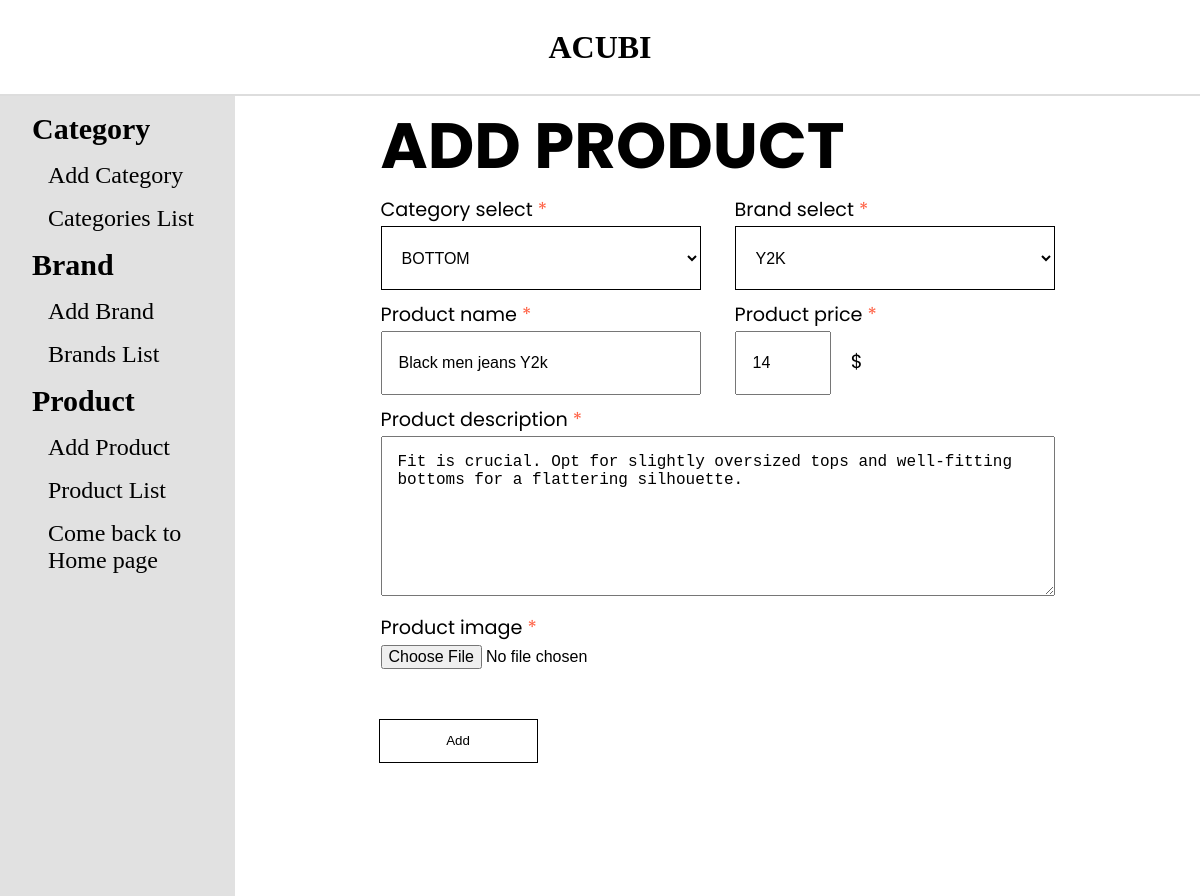
Screenshot of /admin/productedit.php?product_id=13 with the database file from the repository.
### tables this page shows
CREATE TABLE `tbl_product` (
  `product_id` int(11) NOT NULL,
  `category_id` int(11) NOT NULL,
  `brand_id` int(11) NOT NULL,
  `product_name` varchar(255) NOT NULL,
  `product_price` double NOT NULL,
  `product_desc` varchar(255) NOT NULL,
  `product_img` varchar(255) NOT NULL
);

### admin/database.php (called while the page is built, shortened)
<?php
class Database
{
    public $host = DB_HOST;
    public $user = DB_USER;
    public $pass = DB_PASS;
    public $dbname = DB_NAME;
    public $link;
    private function connectDB()
    {
        $this->link = new mysqli($this->host, $this->user, $this->pass, $this->dbname);
    }
    public function select($query)
    {
        $result = $this->link->query($query) or
            die($this->link->error . __LINE__);
        if ($result->num_rows > 0) {
            return $result;
        } else {
            return false;
        }
    }
}
?>

### admin/class/product_class.php (called while the page is built, shortened)
<?php
    include "database.php";
?>
<?php
class Product {
    private $db;
    public function __construct() {
        $this -> db = new Database();
    }
    public function getProduct($productId) {
        $query = "SELECT * from tbl_product WHERE product_id = '$productId'";
        $result = $this -> db -> select($query);
        return $result;
    }
    public function showCategory() {
        $query = "SELECT * from tbl_category ORDER BY category_id";
        $result = $this -> db -> select($query);
        return $result;
    }
    public function showBrand() {
        $query = "SELECT tbl_brand.*, tbl_category.category_name
        FROM tbl_brand INNER JOIN tbl_category ON tbl_brand.category_id = tbl_category.category_id
        ORDER BY tbl_brand.brand_id";
        $result = $this -> db -> select($query);
        return $result;
    }
}
?>

### admin/productedit.php (the view, shortened to what this page needs)
<?php
include 'header.php';
include 'sidebar.php';
include 'class/product_class.php';
?>
<?php
$product = new Product;
$productId = $_GET['product_id'];
$getProduct = $product -> getProduct($productId);
if ($getProduct) {
    $resultProduct = $getProduct -> fetch_assoc();
}
?>
<div class="right">
      <div class="product add">
        <form action="" method="POST" enctype="multipart/form-data">
            <table class="product-add">
                <tr>
                    <td colspan="2"><h1>ADD PRODUCT </h1></td>
                </tr>
                <tr>
                    <td>
                        <label for="category">Category select <span style="color:tomato">*</span></label>
                    </td>
                    <td>
                        <label for="brand">Brand select <span style="color:tomato">*</span></label>
                    </td>
                </tr>
                <tr>
                    <td>
                        <select name="categoryId" id="categorySelect" required>
                            <?php
                                $showCategory = $product -> showCategory();
                                if ($showCategory) {
                                    while ($resultCategory = $showCategory -> fetch_assoc()) {
                                ?>
                            <option
                                <?php
                                    if($resultProduct['category_id'] == $resultCategory['category_id']) {echo 'SELECTED';}
                                ?>
                                value="<?php echo $resultCategory['category_id'] ?>">
                                <?php
                                    echo $resultCategory['category_name']
                                ?>
                            </option>
                            <?php
                                }
                            }
                            ?>
                        </select>
                    </td>
                    <td>
                        <select name="brandId" id="brandSelect" required>
                            <?php
                                $showBrand = $product -> showBrand();
                                if ($showBrand) {
                                    while ($resultBrand = $showBrand -> fetch_assoc()) {
                                ?>
                            <option
                                <?php
                                    if($resultBrand['category_id'] == $resultProduct['category_id']) {echo 'SELECTED';}
                                ?>
                                value="<?php echo $resultBrand['brand_id'] ?>">
                                <?php
                                    echo $resultBrand['brand_name']
                                ?>
                            </option>
                            <?php
                                }
                            }
                            ?>
                        </select>
                        </td>
                </tr>
                <tr>
                    <td>
                        <label for="productName">Product name <span style="color:tomato">*</span></label>
                    </td>
                    <td>
                        <label for="productPrice">Product price <span style="color:tomato">*</span></label>
                    </td>
                </tr>
                <tr>
                    <td>
                        <input required ="text" name="productName" id=""
                        value = "<?php echo $resultProduct['product_name']?>">
                    </td>
                    <td>
                        <input required ="text" name="productPrice" id=""
                        value = "<?php echo $resultProduct['product_price']?>">
                        <span class="money"> $ </span>
                    </td>
                </tr>
                <tr>
                    <td>
                        <label for="productDesc">Product description <span style="color:tomato">*</span></label>
                    </td>
                </tr>
                <tr>
                    <td colspan="2">
                        <textarea name="productDesc" id="" cols="30" rows="10"><?php echo $resultProduct['product_desc']?></textarea>
                    </td>
                </tr>
                <tr>
                    <td>
                        <label for="producImg">Product image <span style="color:tomato">*</span></label>
                    </td>
                </tr>
                <tr>
                <td>
                    <input required type="file" name="productImg" id="productImg" accept="image/png, image/jpeg, image/pdf">
                </td>
                </tr>
            </table>
          <button type="submit">Add</button>
        </form>
      </div>
    </div>
  </section>
</body>
</html>

### admin/style.css (style rules this page uses)
* { margin: 0; padding: 0; box-sizing: border-box; color: black; outline: none; }
select { width: 20rem; height: 2rem; background: white; border: 0.5px solid; }
.admin-content .right { margin-left: 2rem; font-family: "Poppins"; display: flex; justify-content: center; }
.right { font-family: "Poppins"; }
.right h1 { text-align: left; font-size: 4rem; }
.right option { padding-left: 1rem; }
.right { display: flex; justify-content: center; width: 80%; }
.product-add th, .product-add td { padding-right: 2em; }
.product-add tr:nth-child(2n) td { padding-bottom: 0; }
.product-add input, .product-add select, .product-add textarea { display: inline-block; width: 20rem; height: 4rem; margin: 0rem 0 0.5rem 0; font-size: 1rem; padding: 1rem; }
.product-add select { padding-left: 1rem; }
.product-add textarea { padding: 1rem; height: 10rem; width: 100%; }
.product-add input[name="productPrice"] { width: 30%; margin-right: 0; }
span.money { padding-left: 1rem; font-size: 1.2rem; }
.product-add input[type="file"] { padding: 0; }
.product-add label { font-size: 1.2rem; }
.product.add button { padding: 1em 5em; border: 1px solid; background-color: transparent; }

### rows the page displays
tbl_product: productName "Black men jeans Y2k", productPrice "14", productDesc "Fit is crucial. Opt for slightly oversized tops and well-fitting bottoms for a flattering silhouette."

### other values shown
form field categoryId "BOTTOM"
form field brandId "Y2K"
